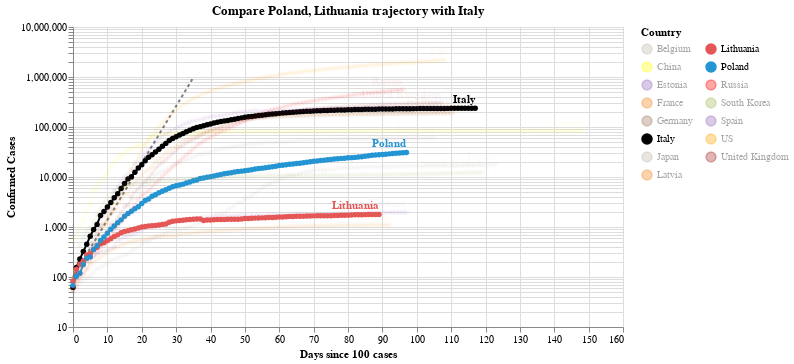

The code cell stored with this chart in its notebook:
### Code cell
#hide_input
chart2 = make_since_chart(dff2, ['Poland', 'Lithuania'], baseline_countries)
chart2

### Figure 1 — Vega-Lite specification as saved in the notebook (floating-point values rounded to 4 significant figures; data arrays with more than 128 entries replaced by an {"elided": "..."} marker saying what was removed)
{"config": {"view": {"continuousWidth": 400, "continuousHeight": 300}}, "layer": [{"data": {"name": "data-628230001892d6798b50651be41d1b3e"}, "mark": {"type": "line", "color": "black", "opacity": 0.5, "strokeDash": [3, 3]}, "encoding": {"x": {"type": "quantitative", "field": "Days since 100 cases"}, "y": {"type": "quantitative", "field": "Confirmed Cases"}}}, {"data": {"name": "data-47c261d80b5c01763a54b92e30b197c6"}, "mark": {"type": "line", "point": true}, "encoding": {"color": {"type": "nominal", "field": "Country", "legend": {"columns": 2}, "scale": {"domain": ["Belgium", "China", "Estonia", "France", "Germany", "Italy", "Japan", "Latvia", "Lithuania", "Poland", "Russia", "South Korea", "Spain", "US", "United Kingdom"], "range": ["#C1B7AD", "yellow", "#9467bd", "#F58518", "#9D755D", "black", "#C1B7AD", "#F58518", "#E45756", "#2495D3", "red", "#A1BA59", "#9467bd", "orange", "brown"]}}, "opacity": {"condition": {"value": 1, "selection": "selector004"}, "value": 0.05}, "tooltip": [{"type": "nominal", "field": "Country"}, {"type": "temporal", "field": "Date"}, {"type": "quantitative", "field": "Confirmed Cases"}, {"type": "quantitative", "field": "Days since 100 cases"}], "x": {"type": "quantitative", "field": "Days since 100 cases"}, "y": {"type": "quantitative", "field": "Confirmed Cases", "scale": {"type": "log"}}}, "selection": {"selector004": {"type": "multi", "fields": ["Country"], "bind": "legend", "init": [{"Country": "Poland"}, {"Country": "Lithuania"}, {"Country": "Italy"}]}}, "width": 550}, {"data": {"name": "data-47c261d80b5c01763a54b92e30b197c6"}, "mark": {"type": "text", "align": "right", "dy": -8, "fontWeight": "bold"}, "encoding": {"color": {"type": "nominal", "field": "Country", "legend": {"columns": 2}, "scale": {"domain": ["Belgium", "China", "Estonia", "France", "Germany", "Italy", "Japan", "Latvia", "Lithuania", "Poland", "Russia", "South Korea", "Spain", "US", "United Kingdom"], "range": ["#C1B7AD", "yellow", "#9467bd", "#F58518", "#9D755D", "black", "#C1B7AD", "#F58518", "#E45756", "#2495D3", "red", "#A1BA59", "#9467bd", "orange", "brown"]}}, "opacity": {"condition": {"value": 1, "selection": "selector004"}, "value": 0.05}, "text": {"type": "nominal", "field": "Country"}, "tooltip": [{"type": "nominal", "field": "Country"}, {"type": "temporal", "field": "Date"}, {"type": "quantitative", "field": "Confirmed Cases"}, {"type": "quantitative", "field": "Days since 100 cases"}], "x": {"type": "quantitative", "field": "Days since 100 cases"}, "y": {"type": "quantitative", "field": "Confirmed Cases", "scale": {"type": "log"}}}, "transform": [{"filter": "(datum['Date'] >= 1592438400000)"}], "width": 550}], "title": "Compare Poland, Lithuania trajectory with Italy", "$schema": "https://vega.github.io/schema/vega-lite/v4.0.2.json", "datasets": {"data-628230001892d6798b50651be41d1b3e": [{"Days since 100 cases": 0, "Confirmed Cases": 100.0}, {"Days since 100 cases": 1, "Confirmed Cases": 130.0}, {"Days since 100 cases": 2, "Confirmed Cases": 169.0}, {"Days since 100 cases": 3, "Confirmed Cases": 219.7}, {"Days since 100 cases": 4, "Confirmed Cases": 285.6}, {"Days since 100 cases": 5, "Confirmed Cases": 371.3}, {"Days since 100 cases": 6, "Confirmed Cases": 482.7}, {"Days since 100 cases": 7, "Confirmed Cases": 627.5}, {"Days since 100 cases": 8, "Confirmed Cases": 815.7}, {"Days since 100 cases": 9, "Confirmed Cases": 1060.0}, {"Days since 100 cases": 10, "Confirmed Cases": 1379.0}, {"Days since 100 cases": 11, "Confirmed Cases": 1792.0}, {"Days since 100 cases": 12, "Confirmed Cases": 2330.0}, {"Days since 100 cases": 13, "Confirmed Cases": 3029.0}, {"Days since 100 cases": 14, "Confirmed Cases": 3937.0}, {"Days since 100 cases": 15, "Confirmed Cases": 5119.0}, {"Days since 100 cases": 16, "Confirmed Cases": 6654.0}, {"Days since 100 cases": 17, "Confirmed Cases": 8650.0}, {"Days since 100 cases": 18, "Confirmed Cases": 11250.0}, {"Days since 100 cases": 19, "Confirmed Cases": 14620.0}, {"Days since 100 cases": 20, "Confirmed Cases": 19000.0}, {"Days since 100 cases": 21, "Confirmed Cases": 24710.0}, {"Days since 100 cases": 22, "Confirmed Cases": 32120.0}, {"Days since 100 cases": 23, "Confirmed Cases": 41750.0}, {"Days since 100 cases": 24, "Confirmed Cases": 54280.0}, {"Days since 100 cases": 25, "Confirmed Cases": 70560.0}, {"Days since 100 cases": 26, "Confirmed Cases": 91730.0}, {"Days since 100 cases": 27, "Confirmed Cases": 119300.0}, {"Days since 100 cases": 28, "Confirmed Cases": 155000.0}, {"Days since 100 cases": 29, "Confirmed Cases": 201500.0}, {"Days since 100 cases": 30, "Confirmed Cases": 262000.0}, {"Days since 100 cases": 31, "Confirmed Cases": 340600.0}, {"Days since 100 cases": 32, "Confirmed Cases": 442800.0}, {"Days since 100 cases": 33, "Confirmed Cases": 575600.0}, {"Days since 100 cases": 34, "Confirmed Cases": 748300.0}, {"Days since 100 cases": 35, "Confirmed Cases": 972800.0}], "data-47c261d80b5c01763a54b92e30b197c6": {"elided": "1643 records"}}}
